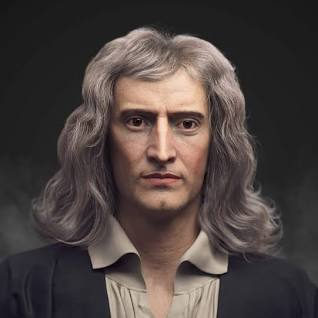
#> input picture Assets/newton.jpg, 318 x 318 px, found by its file name
$ jupyter execute blurring.ipynb
#> lines starting #> are read from the running program, lines starting #| are printed output that depends on the picture
# **Blurring**

Blurring is simple as an image becoming noisy and the visuals are not so visible. What actually happens in blurring is the fact that we are essentially averaging the pixel values. The pixel values near other pixels are selected and averaged to form a intensity which is used to replace the current pixel intensity, wen we do this for all the pixels, we'll get a blurred image. There are many ways we can do blurring,

* Gaussian Blur
* Convolution
* Box Blur
* Median Blur

[cell 1]
import cv2 as cv
import numpy as np

def trackbar(x):
    if x % 2 == 0:
        x += 1

    kernel_size = (x, x)
    blurred_img = cv.GaussianBlur(img, kernel_size, sigmaX=0) # sigmaX for standard deviation
    stacked_img = np.hstack([img, blurred_img])
    cv.imshow('window', stacked_img)


img = cv.imread('D:/OpenCV2/Assets/newton.jpg')
#> img is the input picture: shape (318, 318, 3); mean B, G, R 63.9, 66.4, 76.1
cv.imshow('window', img)
cv.createTrackbar('trackbar', 'window', 2, 50, trackbar)

cv.waitKey(0)
#> in trackbar, `stacked_img = np.hstack([img, blurred_img])`:
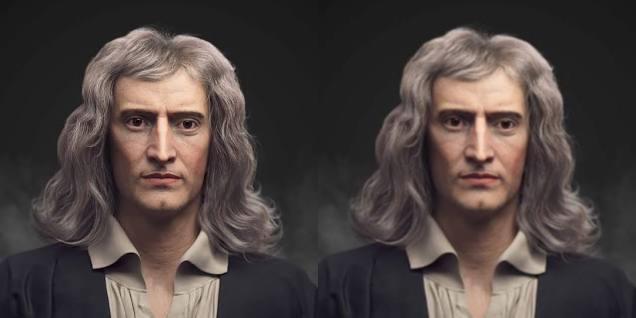
#> stacked_img: shape (318, 636, 3); mean B, G, R 64, 66.4, 76.1
cv.destroyAllWindows()
